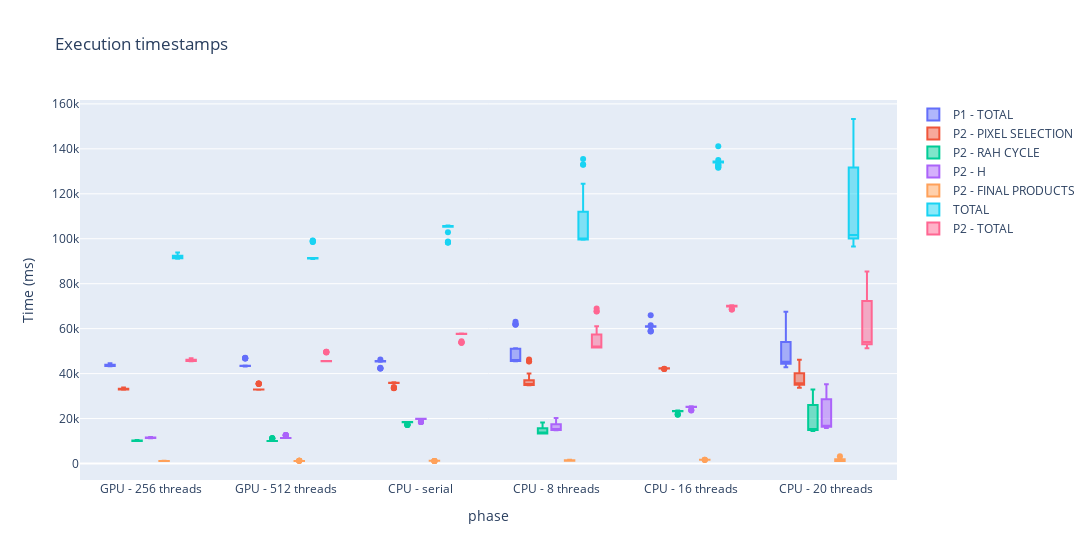

Notebook code for this chart:
### Code cell
plot_per_execution(dfs, "Execution timestamps", "Time (ms)", "phase", "TIMESTAMP")

### Figure 1 — Plotly figure (JSON) as saved in the notebook; plotly's stock layout.template omitted (floating-point values rounded to 4 significant figures; data arrays with more than 128 entries replaced by an {"elided": "..."} marker saying what was removed)
{"data": [{"name": "P1 - TOTAL", "type": "box", "x": {"elided": "174 str values"}, "y": {"elided": "174 int values"}}, {"name": "P2 - PIXEL SELECTION", "type": "box", "x": {"elided": "174 str values"}, "y": {"elided": "174 int values"}}, {"name": "P2 - RAH CYCLE", "type": "box", "x": {"elided": "174 str values"}, "y": {"elided": "174 int values"}}, {"name": "P2 - H", "type": "box", "x": {"elided": "174 str values"}, "y": {"elided": "174 int values"}}, {"name": "P2 - FINAL PRODUCTS", "type": "box", "x": {"elided": "174 str values"}, "y": {"elided": "174 int values"}}, {"name": "TOTAL", "type": "box", "x": {"elided": "174 str values"}, "y": {"elided": "174 int values"}}, {"name": "P2 - TOTAL", "type": "box", "x": {"elided": "174 str values"}, "y": {"elided": "174 int values"}}], "layout": {"boxmode": "group", "title": {"text": "Execution timestamps"}, "width": 1500, "xaxis": {"title": {"text": "phase"}}, "yaxis": {"title": {"text": "Time (ms)"}}}}
